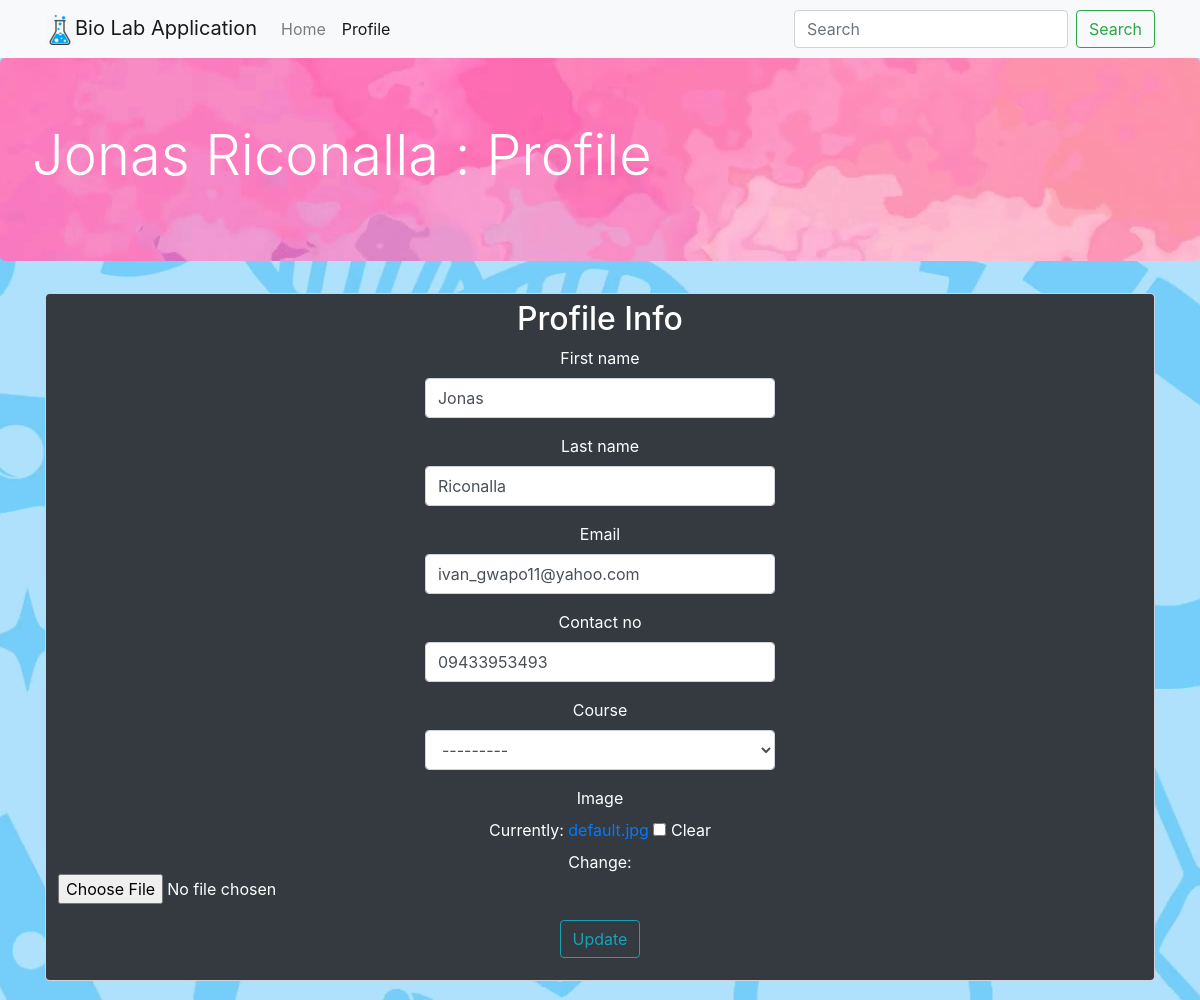
The app's page /updateProfile/ (signed in) with its own data.
### student/models.py (models this page shows, shortened)
class User(AbstractBaseUser):
    email = models.EmailField(
        verbose_name='email address',
        max_length=255,
        unique=True,
    )
    YEAR_IN_SCHOOL_CHOICES = (
        ('Freshman', 'Freshman'),
        ('Sophomore', 'Sophomore'),
        ('Junior', 'Junior'),
        ('Senior', 'Senior'),
        ('Graduate', 'Graduate'),
    )
    COURSE_CHOICES = (
        ('Biology', 'Biology'),
        ('Computer Science', 'Computer Science'),
        ('Mathematics', 'Mathematics'),
        ('Political Science', 'Political Science'),
        ('Psychology', 'Psychology'),
        ('Communications', 'Communications'),
        ('Fine Arts', 'Fine Arts'),
        ('Management', 'Management'),
    )
    first_name = models.CharField(max_length=100, blank = True, null=True)
    last_name = models.CharField(max_length=100, blank = True, null=True)
    student_number = models.CharField(max_length=20, blank = True, null=True)
    contact_no = models.CharField(max_length=11, blank = True, null=True)
    course = models.CharField(max_length=100, choices=COURSE_CHOICES)
    year_lvl = models.CharField(max_length=20, choices=YEAR_IN_SCHOOL_CHOICES)
    active = models.BooleanField(default=True)
    staff = models.BooleanField(default=False) # a admin user; non super-user
    admin = models.BooleanField(default=False) # a superuser
    USERNAME_FIELD = 'email'
    REQUIRED_FIELDS = ['first_name', 'last_name', 'student_number', 'contact_no', 'course', 'year_lvl'] # Email & Password are required by default.
    @property
    def is_active(self):
        return self.active
    objects = UserManager()

class Profile(models.Model):
    user = models.OneToOneField(User, on_delete=models.CASCADE)
    image = models.ImageField(default = 'default.jpg', upload_to = 'profile_pics')
    student_number = models.CharField(max_length=30, null = True)

### student/views.py (the view)
# urls.py: path('updateProfile/', user_views.updateProfile, name='updateProfile'),
@login_required
def updateProfile(request):
    if request.method == 'POST':
        u_form = UserUpdateForm(request.POST, instance=request.user)
        p_form = ProfileUpdateForm(request.POST,
                                   request.FILES,
                                   instance=request.user.profile)
        if u_form.is_valid() and p_form.is_valid():
            u_form.save()
            p_form.save()
            messages.success(request, f'Your account has been updated!')
            return redirect('profile')
    else:
        u_form = UserUpdateForm(instance=request.user)
        p_form = ProfileUpdateForm(instance=request.user.profile)
    context = {
        'u_form': u_form,
        'p_form': p_form
    }
    return render(request, 'profile/updateProfile.html', context)

### student/forms.py
class ProfileUpdateForm(forms.ModelForm):
    image= forms.ImageField(required=False)
    class Meta:
        model = User
        fields = ['image']

### student/templates/profile/updateProfile.html (shortened to what this page needs)
<!DOCTYPE html>
<html>
<head>
	<link rel="stylesheet" href="https://maxcdn.bootstrapcdn.com/bootstrap/4.0.0/css/bootstrap.min.css">
	<link rel="stylesheet" href="https://use.fontawesome.com/releases/v5.7.2/css/all.css">
</head>
<body>
	<header class="site-header">
		<nav class="navbar navbar-expand-lg navbar-light bg-light">
			<div class="container">
				<a class="navbar-brand" href="#">
					<img src="/static/home/media/boiling_water-512.svg" alt="">Bio Lab Application
				</a>
				<div class="collapse navbar-collapse" id="navbarNavAltMarkup">
					<div class="navbar-nav">
				        <a class="nav-item nav-link" href="{% url 'home' %}">Home</a>
				        <a class="nav-item nav-link active" href="{% url 'profile' %}">Profile</a>
				    </div>
	  			</div>
	  			<form class="form-inline">
				    <input class="form-control mr-sm-2" type="search" placeholder="Search" aria-label="Search">
				    <button class="btn btn-outline-success my-2 my-sm-0" type="submit">Search</button>
				</form>
			</div>
		</nav>
	</header>
	<div class="jumbotron">
		<h1 class="display-4"> {{ user.first_name }} {{ user.last_name }} : Profile </h1>
	</div>
	{% load crispy_forms_tags %}
	<div class="container">
        <center>
	<form method="POST" enctype="multipart/form-data">
            <fieldset class="form-control text-align:center bg-dark text-white" >
            	<h2>Profile Info</h2>
                 <div class="col-10">
                    {{ u_form|crispy }}
                 </div>
                    {{ p_form|crispy }}
            <div class="form-group">
               <button class="btn btn-outline-info" type="submit">Update</button>
            </div>
            </fieldset>
      </form>
      </center>
	</div>
</body>
</html>

### student/templates/profile/updateProfile.html (style rules this page uses)
body { background-image: url("/static/home/media/science-background.png"); min-height: 1000px; background-position: center; background-repeat: no-repeat; background-size: cover; position: relative; }
.jumbotron { background-image: url("/static/profile/media/background.png"); color:white; }

### records on screen
User: first_name "Jonas", last_name "Riconalla", email "ivan_gwapo11@yahoo.com", contact_no "09433953493", course "---------"
